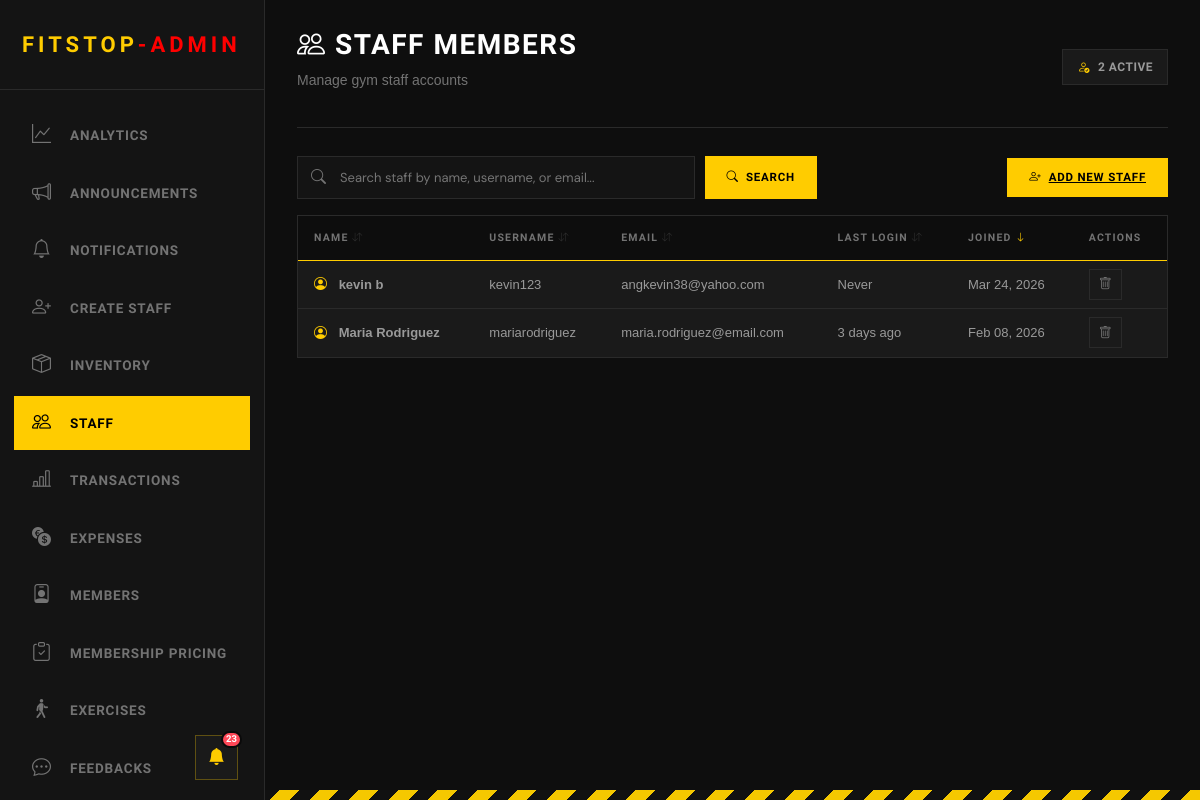
/admin/view_staff.php (signed in), run on the app's committed database.
### tables this page shows
CREATE TABLE "users" (   id INTEGER PRIMARY KEY AUTOINCREMENT,   username VARCHAR(50) NOT NULL UNIQUE,   first_name VARCHAR(50) NOT NULL,   last_name VARCHAR(50) NOT NULL,   email VARCHAR(100) NOT NULL UNIQUE,   password VARCHAR(255) NOT NULL,   user_type VARCHAR(50),   verification_code VARCHAR(50) DEFAULT NULL,   verification_code_expiration TIMESTAMP DEFAULT NULL,   is_verified BOOLEAN DEFAULT FALSE,   profile_picture BLOB,   last_logged_in TIMESTAMP DEFAULT NULL,   created_at TIMESTAMP DEFAULT CURRENT_TIMESTAMP,   updated_at TIMESTAMP DEFAULT CURRENT_TIMESTAMP , "points" INTEGER NOT NULL DEFAULT 0, dpa_consent INTEGER NOT NULL DEFAULT 0, dpa_consent_at TIMESTAMP DEFAULT NULL, "address" VARCHAR(255));

### admin/view_staff.php (the view, shortened to what this page needs)
<?php
include("../Login/connection.php");
$search = isset($_GET['search']) ? trim($_GET['search']) : '';
$sort_by = isset($_GET['sort']) ? $_GET['sort'] : 'created_at';
$sort_order = isset($_GET['order']) ? $_GET['order'] : 'DESC';
$sort_order = ($sort_order === 'ASC') ? 'ASC' : 'DESC';
$where_clause = "WHERE user_type = 'staff'";
$params = [];
$query = "SELECT id, username, first_name, last_name, email, last_logged_in, created_at
          FROM users
          $where_clause
          ORDER BY $sort_by $sort_order";
$stmt = $pdo->prepare($query);
$stmt->execute($params);
$staff_members = $stmt->fetchAll();
function timeAgo($datetime)
{
    if (!$datetime)
        return 'Never';
    $time = strtotime($datetime);
    $diff = time() - $time;
    if ($diff < 604800)
        return floor($diff / 86400) . ' days ago';
    return date('M d, Y', $time);
}
function getSortUrl($column, $current_sort, $current_order, $search) {
    $new_order = 'ASC';
    return "?sort=$column&order=$new_order" . ($search ? "&search=" . urlencode($search) : "");
}
function getSortIcon($column, $current_sort, $current_order) {
    if ($current_sort !== $column) {
        return '<i class="bi bi-arrow-down-up" style="opacity: 0.3; font-size: 10px;"></i>';
    }
    return $current_order === 'ASC'
        ? '<i class="bi bi-arrow-up" style="color: var(--hazard); font-size: 10px;"></i>'
        : '<i class="bi bi-arrow-down" style="color: var(--hazard); font-size: 10px;"></i>';
}
?>
<!DOCTYPE html>
<html>
<head>
    <link rel="stylesheet" href="https://cdn.jsdelivr.net/npm/bootstrap-icons@1.11.0/font/bootstrap-icons.css">
    <link href="https://cdn.jsdelivr.net/npm/bootstrap@5.3.8/dist/css/bootstrap.min.css" rel="stylesheet"
>
</head>
<body>
    <?php include('includes/header_admin.php') ?>
    <div class="main-content">
        <div class="topbar">
            <div class="topbar-left">
                <h1><i class="bi bi-people"></i> Staff Members</h1>
                <p>Manage gym staff accounts</p>
            </div>
            <div class="topbar-right">
                <div class="topbar-badge">
                    <i class="bi bi-person-check"></i>
                    <span><?php echo count($staff_members); ?> Active</span>
                </div>
            </div>
        </div>
        <section>
            <div class="inventory-header reveal-right">
                <form method="GET" class="search-container">
                    <div class="search-wrapper" style="flex: 1;">
                        <i class="bi bi-search search-icon"></i>
                        <input type="text" name="search" class="search-input" maxlength="30" placeholder="Search staff by name, username, or email..." value="<?php echo htmlspecialchars($search); ?>">
                    </div>
                    <button type="submit" class="search-btn">
                        <i class="bi bi-search"></i> Search
                    </button>
                </form>
                <a href="create_staff.php" class="add-btn">
                    <i class="bi bi-person-plus"></i> Add New Staff
                </a>
            </div>
            <div class="inventory-table">
                <table>
                    <thead class="reveal-left">
                        <tr>
                            <th class="sortable-header" onclick="window.location.href='<?php echo getSortUrl('first_name', $sort_by, $sort_order, $search); ?>'">
                                Name <?php echo getSortIcon('first_name', $sort_by, $sort_order); ?>
                            </th>
                            <th class="sortable-header" onclick="window.location.href='<?php echo getSortUrl('username', $sort_by, $sort_order, $search); ?>'">
                                Username <?php echo getSortIcon('username', $sort_by, $sort_order); ?>
                            </th>
                            <th class="sortable-header" onclick="window.location.href='<?php echo getSortUrl('email', $sort_by, $sort_order, $search); ?>'">
                                Email <?php echo getSortIcon('email', $sort_by, $sort_order); ?>
                            </th>
                            <th class="sortable-header" onclick="window.location.href='<?php echo getSortUrl('last_logged_in', $sort_by, $sort_order, $search); ?>'">
                                Last Login <?php echo getSortIcon('last_logged_in', $sort_by, $sort_order); ?>
                            </th>
                            <th class="sortable-header" onclick="window.location.href='<?php echo getSortUrl('created_at', $sort_by, $sort_order, $search); ?>'">
                                Joined <?php echo getSortIcon('created_at', $sort_by, $sort_order); ?>
                            </th>
                            <th>Actions</th>
                        </tr>
                    </thead>
                    <tbody>
                        <?php if (count($staff_members) > 0): ?>
                            <?php foreach ($staff_members as $staff): ?>
                                <?php
                                $full_name = htmlspecialchars($staff['first_name'] . ' ' . $staff['last_name']);
                                $username = htmlspecialchars($staff['username']);
                                $email = htmlspecialchars($staff['email']);
                                $last_login = timeAgo($staff['last_logged_in']);
                                $joined = date('M d, Y', strtotime($staff['created_at']));
                                ?>
                                <tr class="reveal">
                                    <td>
                                        <i class='bi bi-person-circle' style='color: var(--hazard); margin-right: 8px;'></i>
                                        <strong><?php echo $full_name; ?></strong>
                                    </td>
                                    <td><?php echo $username; ?></td>
                                    <td><?php echo $email; ?></td>
                                    <td><?php echo $last_login; ?></td>
                                    <td><?php echo $joined; ?></td>
                                    <td>
                                        <a href='process_delete_staff.php?id=<?php echo $staff['id']; ?>' class='btn-icon' onclick='return confirm("Are you sure you want to remove this staff member?")'>
                                            <i class='bi bi-trash'></i>
                                        </a>
                                    </td>
                                </tr>
                            <?php endforeach; ?>
                        <?php endif; ?>
                    </tbody>
                </table>
            </div>
        </section>
    </div>
</body>
</html>

### staff/staff.css (style rules this page uses)
:root { --bg-void: #080808; --bg-surface: #111111; --bg-card: #161616; --bg-card-hover: #1c1c1c; --hazard: #FFCC00; --hazard-dim: rgba(255, 204, 0, 0.12); --hazard-glow: rgba(255, 204, 0, 0.35); --text-primary: #f0f0f0; --text-muted: #777; --text-sub: #999; --border: rgba(255, 255, 255, 0.07); --border-accent: rgba(255, 204, 0, 0.3); --success: #22d07a; --warning: #ff9f43; --danger: #ff4757; --sidebar-w: 265px; --radius: 2px; }
*, *::before, *::after { margin: 0; padding: 0; box-sizing: border-box; }
html { scroll-behavior: smooth; }
body { background: var(--bg-void); color: var(--text-primary); font-family: 'DM Sans', sans-serif; overflow-x: clip; min-height: 100vh; }
.main-content { margin-left: var(--sidebar-w); padding: 28px 32px; min-height: 100vh; }
.topbar { display: flex; align-items: center; justify-content: space-between; margin-bottom: 28px; padding-bottom: 20px; border-bottom: 1px solid var(--border); position: relative; z-index: 200; }
.topbar-left h1 { font-family: 'Chakra Petch', sans-serif; font-size: 28px; font-weight: 700; color: var(--text-primary); letter-spacing: 1.5px; text-transform: uppercase; }
.topbar-left p { color: var(--text-muted); font-size: 14px; margin-top: 4px; }
.topbar-right { display: flex; align-items: center; gap: 12px; position: relative; z-index: 200; }
.topbar-badge { display: flex; align-items: center; gap: 8px; background: var(--bg-card); border: 1px solid var(--border); padding: 8px 14px; font-size: 12px; font-weight: 600; color: var(--text-sub); letter-spacing: 0.5px; text-transform: uppercase; font-family: 'Chakra Petch', sans-serif; }
.topbar-badge i { color: var(--hazard); }
section { margin-bottom: 40px; }
.inventory-header { display: flex; justify-content: space-between; align-items: center; margin-bottom: 16px; gap: 14px; flex-wrap: wrap; }
.search-container { display: flex; gap: 10px; flex: 1; max-width: 520px; }
.search-wrapper { position: relative; flex: 1; }
.search-icon { position: absolute; left: 14px; top: 50%; transform: translateY(-50%); color: var(--text-muted); font-size: 15px; }
.search-input { width: 100%; padding: 11px 14px 11px 42px; border: 1px solid var(--border); background: var(--bg-surface); color: var(--text-primary); font-size: 13px; font-family: 'DM Sans', sans-serif; transition: border-color 0.2s; }
.search-btn, .add-btn { background: var(--hazard); color: #000; font-weight: 700; border: none; padding: 11px 22px; font-family: 'Chakra Petch', sans-serif; font-size: 11.5px; text-transform: uppercase; letter-spacing: 0.8px; cursor: pointer; transition: all 0.2s; display: flex; align-items: center; gap: 7px; }
.inventory-table { background: var(--bg-card); border: 1px solid var(--border); overflow-x: auto; }
table { width: 100%; border-collapse: collapse; }
thead { background: rgba(0,0,0,0.5); border-bottom: 1px solid var(--hazard); }
thead th { padding: 14px 16px; text-align: left; color: var(--text-muted); font-size: 10.5px; font-weight: 700; text-transform: uppercase; letter-spacing: 1.2px; font-family: 'Chakra Petch', sans-serif; white-space: nowrap; }
tbody tr { border-bottom: 1px solid var(--border); transition: background 0.15s; }
tbody tr:last-child { border-bottom: none; }
tbody td { padding: 14px 16px; color: var(--text-sub); font-size: 13px; }
.btn-icon { background: transparent; border: 1px solid var(--border); color: var(--text-muted); padding: 7px 9px; cursor: pointer; font-size: 13px; transition: all 0.2s; margin-right: 6px; }

### styles.css (style rules this page uses)
:root { --bg-void: #0a0a0a; --bg-surface: #141414; --bg-card: #1a1a1a; --hazard-yellow: #ffcc00; --text-primary: #ffffff; --text-muted: #a0a0a0; --border-industrial: 1px solid #333; }
body { background-color: var(--bg-void); color: var(--text-primary); font-family: "Inter", sans-serif; overflow-x: hidden; }
h1, h2, h3, h4, h5, .brand-font { font-family: "Chakra Petch", sans-serif; text-transform: uppercase; letter-spacing: 1px; }
:root { --yellow: #f5c800; --yellow-dim: #c9a400; --dark: #0e0e0e; --dark2: #161616; --dark3: #1e1e1e; --border: #2a2a2a; --text: #d0d0d0; --text-muted: #737373; }
* { box-sizing: border-box; }
body { background-color: var(--dark); font-family: "Barlow", sans-serif; color: var(--text); min-height: 100vh; }
body::after { content: ""; display: block; height: 10px; background: repeating-linear-gradient( -45deg, var(--yellow) 0px, var(--yellow) 14px, #111 14px, #111 28px ); position: fixed; bottom: 0; left: 0; right: 0; z-index: 999; }

### data on the page
users: full_name "kevin b", username "kevin123", email "angkevin38@yahoo.com", last_logged_in "Never", created_at "Mar 24, 2026"
users: full_name "Maria Rodriguez", username "mariarodriguez", email "maria.rodriguez@email.com", last_logged_in "3 days ago", created_at "Feb 08, 2026"

### other printed values
$unread_count "23"
count($staff_members) "2"
